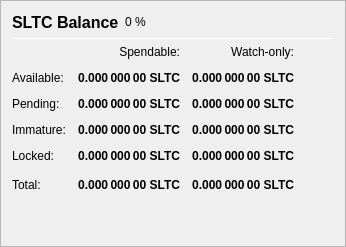
                   <widget class="QFrame" name="frame_Balances">
                    <property name="frameShape">
                     <enum>QFrame::StyledPanel</enum>
                    </property>
                    <property name="frameShadow">
                     <enum>QFrame::Raised</enum>
                    </property>
                    <layout class="QVBoxLayout" name="verticalLayout_4">
                     <item>
                      <layout class="QHBoxLayout" name="horizontalLayout_4">
                       <item>
                        <widget class="QLabel" name="label_5">
                         <property name="minimumSize">
                          <size>
                           <width>0</width>
                           <height>20</height>
                          </size>
                         </property>
                         <property name="font">
                          <font>
                           <pointsize>12</pointsize>
                           <weight>75</weight>
                           <bold>true</bold>
                          </font>
                         </property>
                         <property name="text">
                          <string>SLTC Balance</string>
                         </property>
                        </widget>
                       </item>
                       <item>
                        <widget class="QLabel" name="labelSLTCPercent">
                         <property name="text">
                          <string notr="true">0 %</string>
                         </property>
                        </widget>
                       </item>
                       <item>
                        <spacer name="horizontalSpacer_3">
                         <property name="orientation">
                          <enum>Qt::Horizontal</enum>
                         </property>
                         <property name="sizeHint" stdset="0">
                          <size>
                           <width>40</width>
                           <height>20</height>
                          </size>
                         </property>
                        </spacer>
                       </item>
                      </layout>
                     </item>
                     <item>
                      <widget class="Line" name="line_Balance">
                       <property name="minimumSize">
                        <size>
                         <width>0</width>
                         <height>1</height>
                        </size>
                       </property>
                       <property name="maximumSize">
                        <size>
                         <width>16777215</width>
                         <height>1</height>
                        </size>
                       </property>
                       <property name="orientation">
                        <enum>Qt::Horizontal</enum>
                       </property>
                      </widget>
                     </item>
                     <item>
                      <layout class="QGridLayout" name="gridLayout">
                       <property name="spacing">
                        <number>12</number>
                       </property>
                       <item row="0" column="1">
                        <widget class="QLabel" name="labelSpendable">
                         <property name="text">
                          <string>Spendable:</string>
                         </property>
                         <property name="alignment">
                          <set>Qt::AlignRight|Qt::AlignTrailing|Qt::AlignVCenter</set>
                         </property>
                        </widget>
                       </item>
                       <item row="0" column="2">
                        <widget class="QLabel" name="labelWatchonly">
                         <property name="text">
                          <string>Watch-only:</string>
                         </property>
                         <property name="alignment">
                          <set>Qt::AlignRight|Qt::AlignTrailing|Qt::AlignVCenter</set>
                         </property>
                        </widget>
                       </item>
                       <item row="1" column="0">
                        <widget class="QLabel" name="labelBalanceText">
                         <property name="text">
                          <string>Available:</string>
                         </property>
                        </widget>
                       </item>
                       <item row="1" column="1">
                        <widget class="QLabel" name="labelBalance">
                         <property name="font">
                          <font>
                           <weight>75</weight>
                           <bold>true</bold>
                          </font>
                         </property>
                         <property name="cursor">
                          <cursorShape>IBeamCursor</cursorShape>
                         </property>
                         <property name="toolTip">
                          <string>Your current spendable balance</string>
                         </property>
                         <property name="text">
                          <string notr="true">0.000 000 00 SLTC</string>
                         </property>
                         <property name="alignment">
                          <set>Qt::AlignRight|Qt::AlignTrailing|Qt::AlignVCenter</set>
                         </property>
                         <property name="textInteractionFlags">
                          <set>Qt::LinksAccessibleByMouse|Qt::TextSelectableByKeyboard|Qt::TextSelectableByMouse</set>
                         </property>
                        </widget>
                       </item>
                       <item row="1" column="2">
                        <widget class="QLabel" name="labelWatchAvailable">
                         <property name="font">
                          <font>
                           <weight>75</weight>
                           <bold>true</bold>
                          </font>
                         </property>
                         <property name="cursor">
                          <cursorShape>IBeamCursor</cursorShape>
                         </property>
                         <property name="toolTip">
                          <string>Your current balance in watch-only addresses</string>
                         </property>
                         <property name="text">
                          <string notr="true">0.000 000 00 SLTC</string>
                         </property>
                         <property name="alignment">
                          <set>Qt::AlignRight|Qt::AlignTrailing|Qt::AlignVCenter</set>
                         </property>
                         <property name="textInteractionFlags">
                          <set>Qt::LinksAccessibleByMouse|Qt::TextSelectableByKeyboard|Qt::TextSelectableByMouse</set>
                         </property>
                        </widget>
                       </item>
                       <item row="2" column="0">
                        <widget class="QLabel" name="labelPendingText">
                         <property name="text">
                          <string>Pending:</string>
                         </property>
                        </widget>
                       </item>
                       <item row="2" column="1">
                        <widget class="QLabel" name="labelUnconfirmed">
                         <property name="font">
                          <font>
                           <weight>75</weight>
                           <bold>true</bold>
                          </font>
                         </property>
                         <property name="cursor">
                          <cursorShape>IBeamCursor</cursorShape>
                         </property>
                         <property name="toolTip">
                          <string>Total of transactions that have yet to be confirmed, and do not yet count toward the spendable balance</string>
                         </property>
                         <property name="text">
                          <string notr="true">0.000 000 00 SLTC</string>
                         </property>
                         <property name="alignment">
                          <set>Qt::AlignRight|Qt::AlignTrailing|Qt::AlignVCenter</set>
                         </property>
                         <property name="textInteractionFlags">
                          <set>Qt::LinksAccessibleByMouse|Qt::TextSelectableByKeyboard|Qt::TextSelectableByMouse</set>
                         </property>
                        </widget>
                       </item>
                       <item row="2" column="2">
                        <widget class="QLabel" name="labelWatchPending">
                         <property name="font">
                          <font>
                           <weight>75</weight>
                           <bold>true</bold>
                          </font>
                         </property>
                         <property name="cursor">
                          <cursorShape>IBeamCursor</cursorShape>
                         </property>
                         <property name="toolTip">
                          <string>Unconfirmed transactions to watch-only addresses</string>
                         </property>
                         <property name="text">
                          <string notr="true">0.000 000 00 SLTC</string>
                         </property>
                         <property name="alignment">
                          <set>Qt::AlignRight|Qt::AlignTrailing|Qt::AlignVCenter</set>
                         </property>
                         <property name="textInteractionFlags">
                          <set>Qt::LinksAccessibleByMouse|Qt::TextSelectableByKeyboard|Qt::TextSelectableByMouse</set>
                         </property>
                        </widget>
                       </item>
                       <item row="3" column="0">
                        <widget class="QLabel" name="labelImmatureText">
                         <property name="text">
                          <string>Immature:</string>
                         </property>
                        </widget>
                       </item>
                       <item row="3" column="1">
                        <widget class="QLabel" name="labelImmature">
                         <property name="font">
                          <font>
                           <weight>75</weight>
                           <bold>true</bold>
                          </font>
                         </property>
                         <property name="cursor">
                          <cursorShape>IBeamCursor</cursorShape>
                         </property>
                         <property name="toolTip">
                          <string>Staked or masternode rewards that has not yet matured</string>
                         </property>
                         <property name="text">
                          <string notr="true">0.000 000 00 SLTC</string>
                         </property>
                         <property name="alignment">
                          <set>Qt::AlignRight|Qt::AlignTrailing|Qt::AlignVCenter</set>
                         </property>
                         <property name="textInteractionFlags">
                          <set>Qt::LinksAccessibleByMouse|Qt::TextSelectableByKeyboard|Qt::TextSelectableByMouse</set>
                         </property>
                        </widget>
                       </item>
                       <item row="3" column="2">
                        <widget class="QLabel" name="labelWatchImmature">
                         <property name="font">
                          <font>
                           <weight>75</weight>
                           <bold>true</bold>
                          </font>
                         </property>
                         <property name="cursor">
                          <cursorShape>IBeamCursor</cursorShape>
                         </property>
                         <property name="toolTip">
                          <string>Staked or masternode rewards in watch-only addresses that has not yet matured</string>
                         </property>
                         <property name="text">
                          <string notr="true">0.000 000 00 SLTC</string>
                         </property>
                         <property name="alignment">
                          <set>Qt::AlignRight|Qt::AlignTrailing|Qt::AlignVCenter</set>
                         </property>
                         <property name="textInteractionFlags">
                          <set>Qt::LinksAccessibleByMouse|Qt::TextSelectableByKeyboard|Qt::TextSelectableByMouse</set>
                         </property>
                        </widget>
                       </item>
                       <item row="4" column="0">
                        <widget class="QLabel" name="labelLockedBalanceText">
                         <property name="toolTip">
                          <string>Locked SLTC or Masternode collaterals. These are excluded from zSLTC minting.</string>
                         </property>
                         <property name="text">
                          <string>Locked:</string>
                         </property>
                        </widget>
                       </item>
                       <item row="4" column="1">
                        <widget class="QLabel" name="labelLockedBalance">
                         <property name="font">
                          <font>
                           <weight>75</weight>
                           <bold>true</bold>
                          </font>
                         </property>
                         <property name="cursor">
                          <cursorShape>IBeamCursor</cursorShape>
                         </property>
                         <property name="toolTip">
                          <string>Locked SLTC or Masternode collaterals. These are excluded from zSLTC minting.</string>
                         </property>
                         <property name="text">
                          <string notr="true">0.000 000 00 SLTC</string>
                         </property>
                         <property name="alignment">
                          <set>Qt::AlignRight|Qt::AlignTrailing|Qt::AlignVCenter</set>
                         </property>
                         <property name="textInteractionFlags">
                          <set>Qt::LinksAccessibleByMouse|Qt::TextSelectableByKeyboard|Qt::TextSelectableByMouse</set>
                         </property>
                        </widget>
                       </item>
                       <item row="4" column="2">
                        <widget class="QLabel" name="labelWatchLocked">
                         <property name="font">
                          <font>
                           <weight>75</weight>
                           <bold>true</bold>
                          </font>
                         </property>
                         <property name="cursor">
                          <cursorShape>IBeamCursor</cursorShape>
                         </property>
                         <property name="toolTip">
                          <string>Current locked balance in watch-only addresses</string>
                         </property>
                         <property name="text">
                          <string notr="true">0.000 000 00 SLTC</string>
                         </property>
                         <property name="alignment">
                          <set>Qt::AlignRight|Qt::AlignTrailing|Qt::AlignVCenter</set>
                         </property>
                         <property name="textInteractionFlags">
                          <set>Qt::LinksAccessibleByMouse|Qt::TextSelectableByKeyboard|Qt::TextSelectableByMouse</set>
                         </property>
                        </widget>
                       </item>
                       <item row="5" column="0">
                        <widget class="QLabel" name="labelTotalText">
                         <property name="text">
                          <string>Total:</string>
                         </property>
                         <property name="toolTip">
                          <string>Your current SLTC balance, unconfirmed and immature transactions included</string>
                         </property>
                        </widget>
                       </item>
                       <item row="5" column="1">
                        <widget class="QLabel" name="labelTotal">
                         <property name="font">
                          <font>
                           <weight>75</weight>
                           <bold>true</bold>
                          </font>
                         </property>
                         <property name="cursor">
                          <cursorShape>IBeamCursor</cursorShape>
                         </property>
                         <property name="toolTip">
                          <string>Your current SLTC balance, unconfirmed and immature transactions included</string>
                         </property>
                         <property name="text">
                          <string notr="true">0.000 000 00 SLTC</string>
                         </property>
                         <property name="alignment">
                          <set>Qt::AlignRight|Qt::AlignTrailing|Qt::AlignVCenter</set>
                         </property>
                         <property name="textInteractionFlags">
                          <set>Qt::LinksAccessibleByMouse|Qt::TextSelectableByKeyboard|Qt::TextSelectableByMouse</set>
                         </property>
                        </widget>
                       </item>
                       <item row="5" column="2">
                        <widget class="QLabel" name="labelWatchTotal">
                         <property name="font">
                          <font>
                           <weight>75</weight>
                           <bold>true</bold>
                          </font>
                         </property>
                         <property name="cursor">
                          <cursorShape>IBeamCursor</cursorShape>
                         </property>
                         <property name="toolTip">
                          <string>Current total balance in watch-only addresses</string>
                         </property>
                         <property name="text">
                          <string notr="true">0.000 000 00 SLTC</string>
                         </property>
                         <property name="alignment">
                          <set>Qt::AlignRight|Qt::AlignTrailing|Qt::AlignVCenter</set>
                         </property>
                         <property name="textInteractionFlags">
                          <set>Qt::LinksAccessibleByMouse|Qt::TextSelectableByKeyboard|Qt::TextSelectableByMouse</set>
                         </property>
                        </widget>
                       </item>
                       <item row="5" column="3">
                        <spacer name="horizontalSpacer_9">
                         <property name="orientation">
                          <enum>Qt::Horizontal</enum>
                         </property>
                         <property name="sizeHint" stdset="0">
                          <size>
                           <width>40</width>
                           <height>20</height>
                          </size>
                         </property>
                        </spacer>
                       </item>
                      </layout>
                     </item>
                     <item>
                      <spacer name="verticalSpacer_3">
                       <property name="orientation">
                        <enum>Qt::Vertical</enum>
                       </property>
                       <property name="sizeHint" stdset="0">
                        <size>
                         <width>20</width>
                         <height>40</height>
                        </size>
                       </property>
                      </spacer>
                     </item>
                    </layout>
                   </widget>
